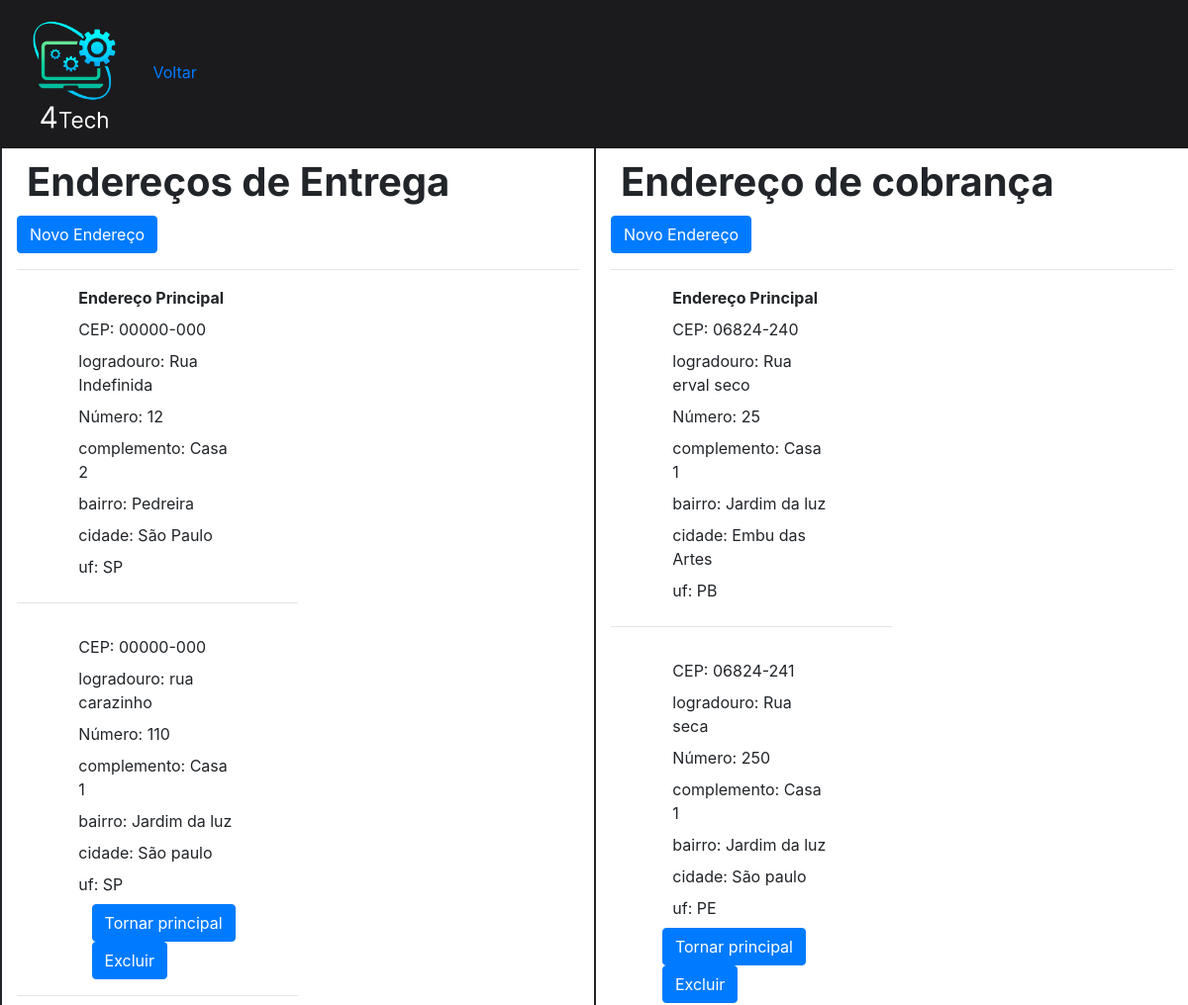
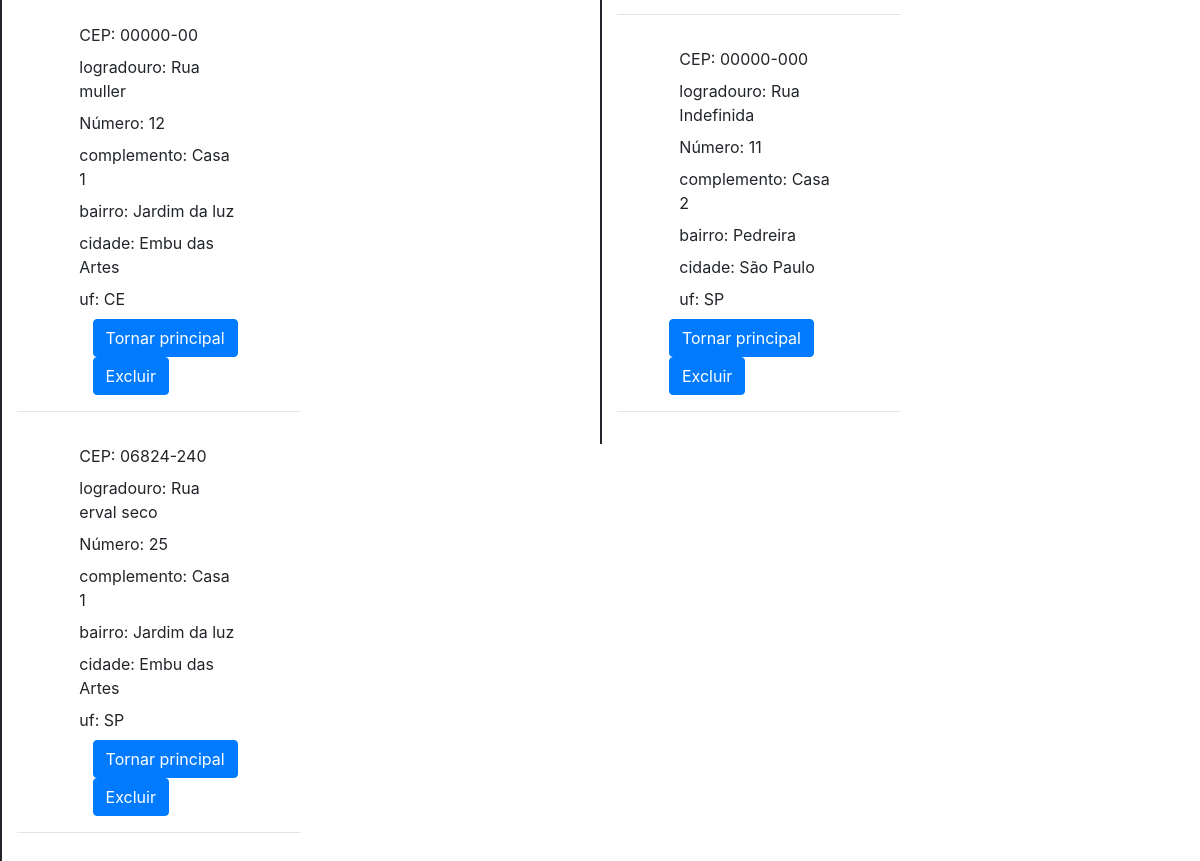
/visualizarEndereco.php?id=1, run on the app's committed database (2 pictures, top to bottom).
### tables this page shows
CREATE TABLE `enderecos_de_entrega` (
  `id` int(10) NOT NULL,
  `cep` varchar(9) NOT NULL,
  `logradouro` varchar(200) NOT NULL,
  `numero_endereco` int(10) NOT NULL,
  `complemento` varchar(50) DEFAULT NULL,
  `bairro` varchar(100) NOT NULL,
  `cidade` varchar(50) NOT NULL,
  `uf` varchar(2) NOT NULL,
  `cliente_id` int(10) DEFAULT NULL,
  `status` enum('principal','secundario','inativo') DEFAULT NULL
);

CREATE TABLE `enderecos_de_cobranca` (
  `id` int(10) NOT NULL,
  `cep` varchar(9) NOT NULL,
  `logradouro` varchar(200) NOT NULL,
  `numero_endereco` int(10) NOT NULL,
  `complemento` varchar(50) NOT NULL,
  `bairro` varchar(100) NOT NULL,
  `cidade` varchar(50) NOT NULL,
  `uf` varchar(2) NOT NULL,
  `cliente_id` int(10) DEFAULT NULL,
  `status` enum('principal','secundario','inativo') DEFAULT NULL
);

### visualizarEndereco.php (the view, shortened to what this page needs)
<?php
include("conectar.php");
$id_cliente = isset($_GET['id']) ? $_GET['id'] : null;
$query_enderecos_entrega = "SELECT id, cep, logradouro, numero_endereco, complemento, bairro, cidade, uf, cliente_id, status
        FROM enderecos_de_entrega
        WHERE cliente_id = :id_cliente
        ORDER BY id DESC";
$result_enderecos_entrega = $conn->prepare($query_enderecos_entrega);
$result_enderecos_entrega->bindParam(':id_cliente', $id_cliente);
$result_enderecos_entrega->execute();
$query_enderecos_cobranca = "SELECT id, cep, logradouro, numero_endereco, complemento, bairro, cidade, uf, cliente_id, status
        FROM enderecos_de_cobranca
        WHERE cliente_id = :id_cliente
        ORDER BY id DESC";
$result_enderecos_cobranca = $conn->prepare($query_enderecos_cobranca);
$result_enderecos_cobranca->bindParam(':id_cliente', $id_cliente);
$result_enderecos_cobranca->execute();
?>
<!DOCTYPE html>
<html lang="pt-br">
<head>
    <link rel="stylesheet" href="css/visualizarEndereco.css">
    <link rel="stylesheet" href="https://stackpath.bootstrapcdn.com/bootstrap/4.1.3/css/bootstrap.min.css">
</head>
<body>
    <header>
        <div class="logo">
            <img src="img/Logo.png" alt="Logo da 4Tech">
            <a href="Perfil.php?id=<?= $id_cliente ?>">Voltar</a>
        </div>
    </header>
    <div class="container-fluid">
        <div class="row">
            <div class="col-md-6 box linha-vertical">
                <div class="area-visualizar">
                    <form id="form-visualizar" action="Controle_Cliente.php" method="POST">
                        <h1>Endereços de Entrega</h1>
                        <a href="novoEndereco.php?id=<?= $id_cliente ?>" class="btn btn-primary">Novo Endereço</a><hr/>
                        <?php
                        $has_principal = false;
                        while ($row_endereco = $result_enderecos_entrega->fetch(PDO::FETCH_ASSOC)) {
                            if ($row_endereco['status'] === 'principal') {
                                $has_principal = true;
                        ?>
                                <div class="dados-visualizar col-md-6">
                                    <div class="form-group row">
                                        <div class="col-md-8 offset-md-2">
                                            <label><strong>Endereço Principal</strong></label><br>
                                            <label>CEP: <?= $row_endereco['cep'] ?></label><br>
                                            <label>logradouro: <?= $row_endereco['logradouro'] ?></label><br>
                                            <label>Número: <?= $row_endereco['numero_endereco'] ?></label><br>
                                            <label>complemento: <?= $row_endereco['complemento'] ?></label><br>
                                            <label>bairro: <?= $row_endereco['bairro'] ?></label><br>
                                            <label>cidade: <?= $row_endereco['cidade'] ?></label><br>
                                            <label>uf: <?= $row_endereco['uf'] ?></label><br>
                                        </div>
                                        <hr/>
                                    </div>
                                </div>
                                <?php
                            }
                        }
                        if ($has_principal == true) {
                            $result_enderecos_entrega->execute();
                            while ($row_endereco = $result_enderecos_entrega->fetch(PDO::FETCH_ASSOC)) {
                                if ($row_endereco['status'] == 'secundario') {
                                ?>
                                    <div class="dados-visualizar col-md-6">
                                        <div class="form-group row">
                                            <div class="col-md-8 offset-md-2">
                                                <label>CEP: <?= $row_endereco['cep'] ?></label><br>
                                                <label>logradouro: <?= $row_endereco['logradouro'] ?></label><br>
                                                <label>Número: <?= $row_endereco['numero_endereco'] ?></label><br>
                                                <label>complemento: <?= $row_endereco['complemento'] ?></label><br>
                                                <label>bairro: <?= $row_endereco['bairro'] ?></label><br>
                                                <label>cidade: <?= $row_endereco['cidade'] ?></label><br>
                                                <label>uf: <?= $row_endereco['uf'] ?></label><br>
                                            </div>
                                                <?php if ($row_endereco['status'] === 'secundario') : ?>
                                                    <div class="col-md-8 offset-md-2">
                                                        <form method="POST" action="controle_Endereco.php">
                                                            <button type="submit" class="btn btn-primary offset-md-1" name="tornarPrincipalE">Tornar principal</button>
                                                            <button type="submit" class="btn btn-primary offset-md-1" name="excluirE">Excluir</button>
                                                        </form>
                                                    </div>
                                                    <hr/>
                                                <?php endif; ?>
                                        </div>
                                    </div>
                                <?php
                                }
                            }
                        }
                                ?>
                    </form>
                </div>
            </div>
            <div class="col-md-6 box linha-vertical">
                <div class="area-visualizar">
                    <form id="form-visualizar" action="Controle_Cliente.php" method="POST">
                        <h1>Endereço de cobrança</h1>
                        <a href="novoCobrancaEndereco.php?id=<?= $id_cliente ?>" class="btn btn-primary">Novo Endereço</a><hr/>
                        <?php
                        $has_principal = false;
                        while ($row_endereco = $result_enderecos_cobranca->fetch(PDO::FETCH_ASSOC)) {
                            if ($row_endereco['status'] === 'principal') {
                                $has_principal = true;
                        ?>
                                <div class="dados-visualizar col-md-6">
                                    <div class="form-group row">
                                        <div class="col-md-8 offset-md-2">
                                            <label><strong>Endereço Principal</strong></label><br>
                                            <label>CEP: <?= $row_endereco['cep'] ?></label><br>
                                            <label>logradouro: <?= $row_endereco['logradouro'] ?></label><br>
                                            <label>Número: <?= $row_endereco['numero_endereco'] ?></label><br>
                                            <label>complemento: <?= $row_endereco['complemento'] ?></label><br>
                                            <label>bairro: <?= $row_endereco['bairro'] ?></label><br>
                                            <label>cidade: <?= $row_endereco['cidade'] ?></label><br>
                                            <label>uf: <?= $row_endereco['uf'] ?></label><br>
                                        </div>
                                        <hr/>
                                    </div>
                                </div>
                                <?php
                            }
                        }
                        if ($has_principal == true) {
                            $result_enderecos_cobranca->execute();
                            while ($row_endereco = $result_enderecos_cobranca->fetch(PDO::FETCH_ASSOC)) {
                                if ($row_endereco['status'] == 'secundario') {
                                ?>
                                    <div class="dados-visualizar col-md-6">
                                        <div class="form-group row">
                                            <div class="col-md-8 offset-md-2">
                                                <label>CEP: <?= $row_endereco['cep'] ?></label><br>
                                                <label>logradouro: <?= $row_endereco['logradouro'] ?></label><br>
                                                <label>Número: <?= $row_endereco['numero_endereco'] ?></label><br>
                                                <label>complemento: <?= $row_endereco['complemento'] ?></label><br>
                                                <label>bairro: <?= $row_endereco['bairro'] ?></label><br>
                                                <label>cidade: <?= $row_endereco['cidade'] ?></label><br>
                                                <label>uf: <?= $row_endereco['uf'] ?></label><br>
                                            </div>
                                                <?php if ($row_endereco['status'] === 'secundario') : ?>
                                                    <div class=" col-md-8 offset-md-1">
                                                        <form method="POST" action="controle_Endereco.php">
                                                            <button type="submit" class="btn btn-primary offset-md-1" name="tornarPrincipalC">Tornar principal</button>
                                                            <button type="submit" class="btn btn-primary offset-md-1" name="excluirC">Excluir</button>
                                                        </form>
                                                    </div>
                                                <?php endif; ?>
                                            <hr/>
                                        </div>
                                    </div>
                        <?php
                                }
                            }
                        }
                                ?>
                    </form>
                </div>
            </div>
        </div>
</body>
</html>

### css/visualizarEndereco.css (style rules this page uses)
:root { --font-primary--: "Inter", serif; --font-secondary--: "Baloo da 2", serif; --font-action--: "Mulish", serif; --color-primary--: #1b1b1d; --color-secondary--: #b9d0fc; --color-action--: #3578F5; --color-error--: #e63636; }
hr { border-color: #aaa; box-sizing: border-box; width: 100%; }
.box { width: 50%; float: left; height: 100%; }
.linha-vertical { border-left: 2px solid; box-sizing: border-box; }
* { text-decoration: none; margin: 0; padding: 0; }
header { width: 100%; height: 150px; display: flex; justify-content: center; align-items: center; background-color: var(--color-primary--); }
.logo , .logo img { height: 100%; }
#form-visualizar h1 { margin: 10px; font-family: var(--font-primary--); font-weight: 700; }

### data on the page
enderecos_de_entrega: cep "00000-000", logradouro "Rua Indefinida", numero_endereco "12", complemento "Casa 2", bairro "Pedreira", cidade "São Paulo", uf "SP"
enderecos_de_entrega: cep "00000-000", logradouro "rua carazinho", numero_endereco "110", complemento "Casa 1", bairro "Jardim da luz", cidade "São paulo", uf "SP"
enderecos_de_entrega: cep "00000-00", logradouro "Rua muller", numero_endereco "12", complemento "Casa 1", bairro "Jardim da luz", cidade "Embu das Artes", uf "CE"
enderecos_de_entrega: cep "06824-240", logradouro "Rua erval seco", numero_endereco "25", complemento "Casa 1", bairro "Jardim da luz", cidade "Embu das Artes", uf "SP"
enderecos_de_cobranca: cep "06824-240", logradouro "Rua erval seco", numero_endereco "25", complemento "Casa 1", bairro "Jardim da luz", cidade "Embu das Artes", uf "PB"
enderecos_de_cobranca: cep "06824-241", logradouro "Rua seca", numero_endereco "250", complemento "Casa 1", bairro "Jardim da luz", cidade "São paulo", uf "PE"
enderecos_de_cobranca: cep "00000-000", logradouro "Rua Indefinida", numero_endereco "11", complemento "Casa 2", bairro "Pedreira", cidade "São Paulo", uf "SP"
